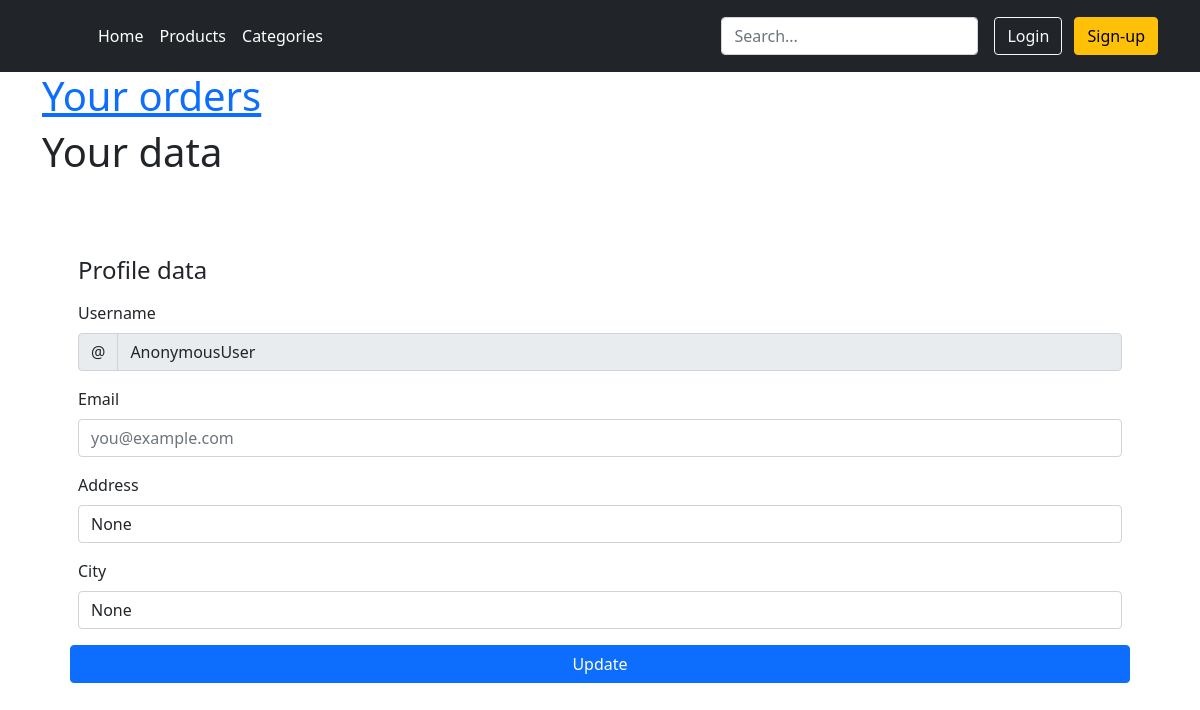
Page /accounts/profile/5 on the earlier database version.
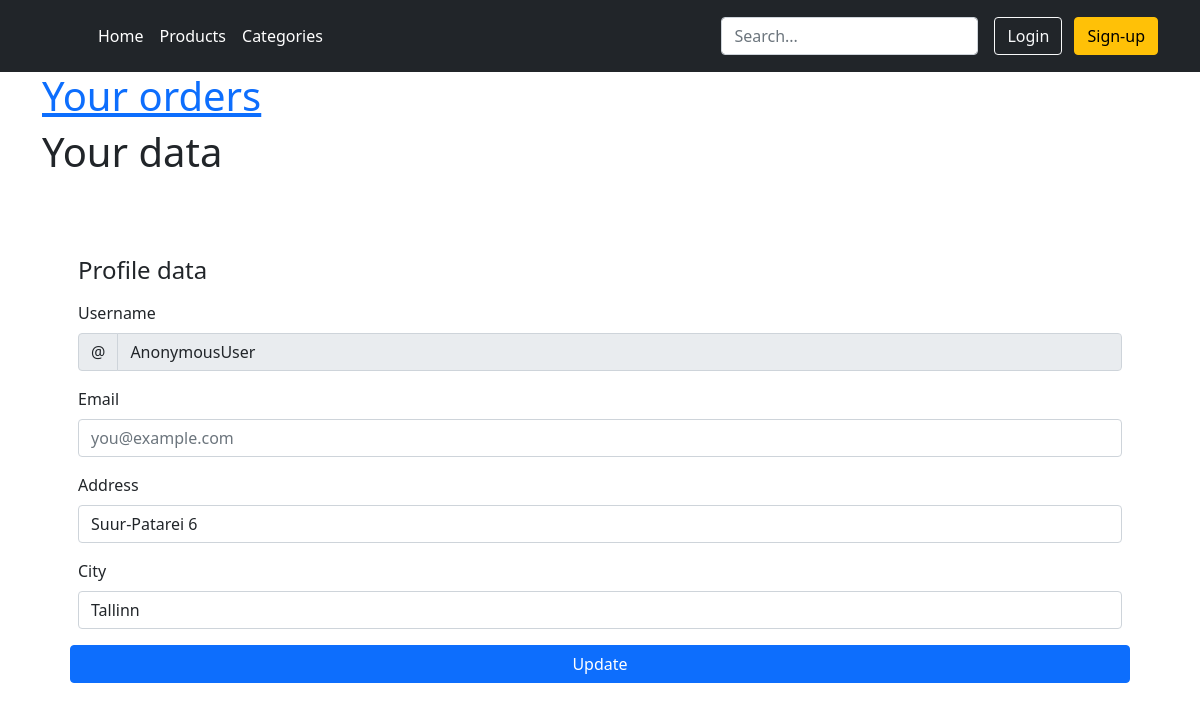
Same page on the later database version.
### products/models.py (models this page shows, shortened)
class Profile(models.Model):
    class Meta:
        verbose_name_plural = 'profiles'
    user = models.OneToOneField(User, related_name="profile", on_delete=models.CASCADE)
    phone = models.CharField(max_length=32, null=True, blank=True)
    address = models.CharField(max_length=255, null=True, blank=True)
    city = models.CharField(max_length=50, null=True, blank=True)

### storeAnada/views.py (the view)
# urls.py: path('accounts/profile/<pk>', storeAnada.views.UpdateProfile.as_view(), name='profile'),
class UpdateProfile(UpdateView):
	template_name = 'accounts/profile.html'
	model = Profile
	context_object_name = 'profile'
	form_class = ProfileForm
	success_url = reverse_lazy('success')
	def get_initial(self):
		initial = super(UpdateProfile, self).get_initial()
		profile = Profile.objects.get(id=self.kwargs['pk'])
		initial.update({'profile': profile.pk, 'username': self.request.user.pk})
		return initial

### storeAnada/forms.py
class ProfileForm(ModelForm):
    class Meta:
        model = Profile
        fields = '__all__'

### templates/accounts/profile.html (shortened to what this page needs)
{% extends "base.html" %}
{% load static %}
{% block content %}
    <div class="container">
        <div class="row">
            <div class="column"><a href="{% url 'purchases' %}">
                <h1> Your orders</h1></a>
            </div>
            <div class="column">
                <h1> Your data</h1>
            </div>
        </div>
    </div>
    <div class="container p-5">
        <br>
        <h4 class="mb-3">Profile data</h4>
        <form class="needs-validation" method="post">
          <div class="row g-3">
            <div class="col-12">
                <fieldset disabled>
              <label for="username" class="form-label">Username</label>
              <div class="input-group has-validation">
                <span class="input-group-text">@</span>
                <input type="text" class="form-control" name="user" id="username" value="{{ user }}">
              </div>
                    </fieldset>
            </div>
            <div class="col-12">
              <label for="email" class="form-label">Email</label>
              <input type="email" class="form-control" id="email" placeholder="you@example.com" name="email" value="{{ user.email }}">
            </div>
            <div class="col-12">
              <label for="address" class="form-label">Address</label>
              <input type="text" class="form-control" id="address" name="address" value="{{ profile.address }}">
            </div>
            <div class="col-12">
              <label for="city" class="form-label">City</label>
              <input type="text" class="form-control" id="city" name="city" value="{{ profile.city }}">
            </div>
              <input type="submit" value="Update" class="btn btn-primary">
          </div>
        </form>
    </div>
{% endblock %}

Differences in the rows shown:
changed Profile: address "None" → "Suur-Patarei 6"; city "None" → "Tallinn"
